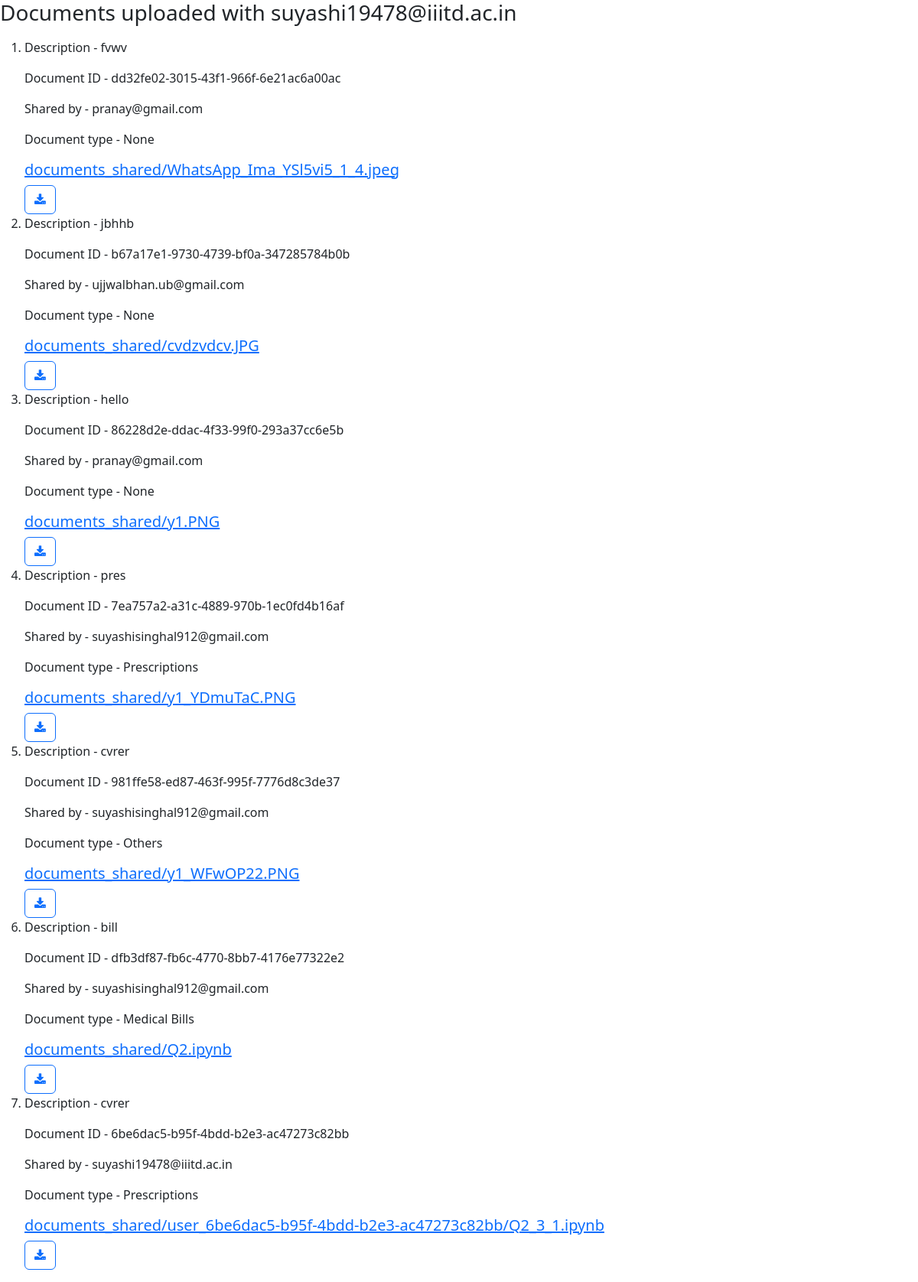
/dashboard/shared_with_me/ (signed in), run on the app's committed database.
### upload/models.py (models this page shows, shortened)
class Share(models.Model):
    def user_directory_path(instance, filename):
        print(type(instance))
        return 'documents_shared/user_{0}/{1}'.format(str(instance.document_id), filename)
    document_id = models.UUIDField(primary_key=True, default=uuid.uuid4, editable=False)
    author = models.ForeignKey(User, related_name='share_docs', on_delete=models.CASCADE)
    shared_to = models.CharField(max_length=255, blank=False)
    description = models.CharField(max_length=255, blank=False)
    document=models.FileField(null=False,blank=False,upload_to = user_directory_path, validators=[validate_file_size,validate_file_extension])
    digital_sign = models.CharField(max_length=10000, blank=False, null = True)
    doc_type = models.CharField(max_length=255, blank=False, null = True)

### authenticate/models.py (models this page shows)
class User(AbstractUser):
    username = models.UUIDField(default=uuid.uuid4, editable=False)
    email = models.EmailField(_('email address'), unique=True)
    userType = models.IntegerField(
        default=1,
        validators=[MaxValueValidator(5), MinValueValidator(1)]
    )
    USERNAME_FIELD = "email"
    REQUIRED_FIELDS = []
    objects = UserManager()

### upload/views.py (the view)
# urls.py: path('dashboard/shared_with_me/', SharedWithMe.as_view(), name='sharedMe'),
class SharedWithMe(ListView):
    model = Share
    template_name = 'shared_with_me.html'
    context_object_name = 'shared'
    def get_queryset(self):
        print(self.request.user.email)
        return Share.objects.filter(shared_to=self.request.user.email)

### templates/shared_with_me.html
{%  extends 'dashboard.html' %}
{% block content %}
    <h3 class="mb-3">Documents uploaded with {{user}}</h3>
<ol>
    {% for doc in shared %}
    <li>
        <article class="media content-section">
          <div class="media-body">
            <p class="article-content">Description - {{ doc.description }} </p>
            <p class="article-content">Document ID - {{doc.document_id}}</p>
            <p class="article-content">Shared by - {{ doc.author }} </p>
            <p class="article-content">Document type - {{doc.doc_type}} </p>
            <a href="{{doc.document.url}}"  class=" text-justify "><h5>{{  doc.document.name}}</h5></a>
            <a class="btn btn-outline-primary  btn-d "  href="{{ doc.document.url }}"  download type="submit"><i class="fa fa-download"></i></a>
        </div>
        </article>
    </li>
    {% endfor %}
</ol>
{% endblock content %}

### data on the page
Share: description "fvwv", document_id "dd32fe02-3015-43f1-966f-6e21ac6a00ac", author "pranay@gmail.com", doc_type "None", document.name "documents_shared/WhatsApp_Ima_YSl5vi5_1_4.jpeg"
Share: description "jbhhb", document_id "b67a17e1-9730-4739-bf0a-347285784b0b", author "ujjwalbhan.ub@gmail.com", doc_type "None", document.name "documents_shared/cvdzvdcv.JPG"
Share: description "hello", document_id "86228d2e-ddac-4f33-99f0-293a37cc6e5b", author "pranay@gmail.com", doc_type "None", document.name "documents_shared/y1.PNG"
Share: description "pres", document_id "7ea757a2-a31c-4889-970b-1ec0fd4b16af", author "suyashisinghal912@gmail.com", doc_type "Prescriptions", document.name "documents_shared/y1_YDmuTaC.PNG"
Share: description "cvrer", document_id "981ffe58-ed87-463f-995f-7776d8c3de37", author "suyashisinghal912@gmail.com", doc_type "Others", document.name "documents_shared/y1_WFwOP22.PNG"
Share: description "bill", document_id "dfb3df87-fb6c-4770-8bb7-4176e77322e2", author "suyashisinghal912@gmail.com", doc_type "Medical Bills", document.name "documents_shared/Q2.ipynb"
Share: description "cvrer", document_id "6be6dac5-b95f-4bdd-b2e3-ac47273c82bb", author "suyashi19478@iiitd.ac.in", doc_type "Prescriptions", document.name "documents_shared/user_6be6dac5-b95f-4bdd-b2e3-ac47273c82bb/Q2_3_1.ipynb"
